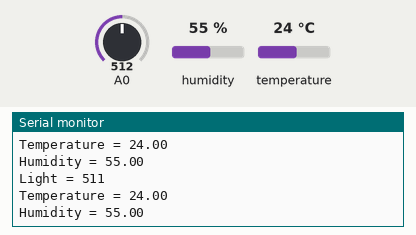
This sketch was run on a simulated Arduino Uno, built with avr-gcc and run on an emulated ATmega328P. On the bench: the last lines printed to the serial monitor. The inputs (shaded band) are chosen by the test bench; at power-on: humidity 55 %, A0 = 512, temperature 24 °C.

Above: at 2.3 s.
2.4 s: humidity set to 22 %
At 3.7 s:
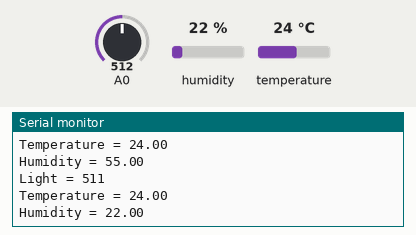
4.5 s: A0 set to 716
At 5.8 s:
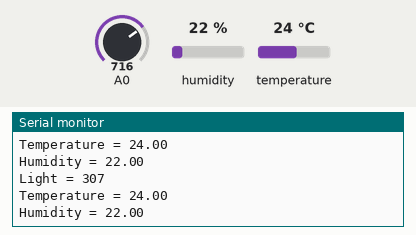
6.6 s: temperature set to 12 °C
At 8.5 s:
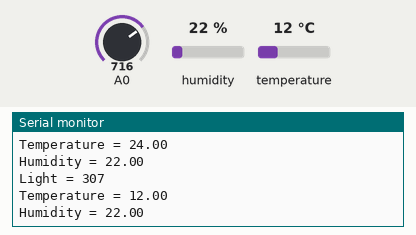
8.7 s: A0 set to 900
At 10.4 s:
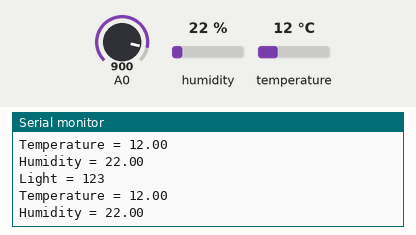
10.8 s: humidity set to 40 %
At 13.4 s:
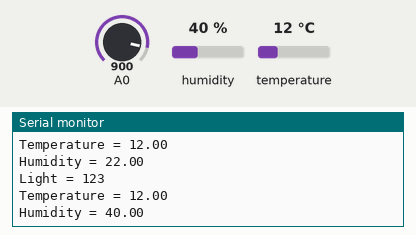
Timing chart, 0 to 13.9 s (numbered marks = the images above; inputs shaded):
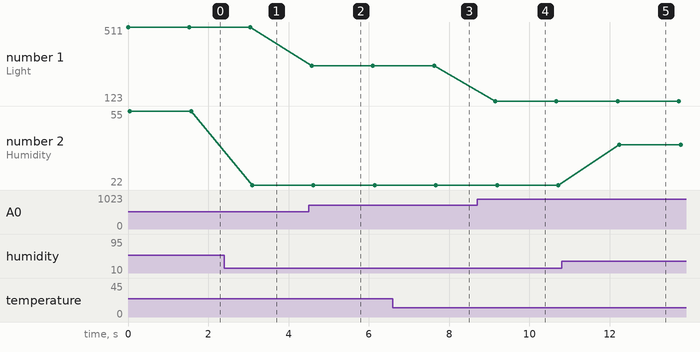

Measured:
- after the input at 2.4 s, the serial monitor: prints a new line after 0.69 s (image 1)
- after the input at 4.5 s, the serial monitor: prints a new line after 0.07 s (image 2)
- after the input at 6.6 s, the serial monitor: prints a new line after 1.0 s (image 3)
- after the input at 8.7 s, the serial monitor: prints a new line after 0.45 s (image 4)
- after the input at 10.8 s, the serial monitor: prints a new line after 1.4 s (image 5)
- plotted number 1: 511 → 307 after the input at 4.5 s, 307 → 123 after the input at 8.7 s
- plotted number 2: 55 → 22 after the input at 2.4 s, 22 → 40 after the input at 10.8 s

The sketch:

sketch_dec04c.ino
```cpp
#include <dht.h>
dht DHT;

#define DHT11_PIN 7

int light;

void setup() {
  // put your setup code here, to run once:
  Serial.begin(9600);
}

void loop() {
  // put your main code here, to run repeatedly:
  light = 1023-analogRead(A0);
  Serial.print("Light = ");
  Serial.println(light);
  int chk = DHT.read11(DHT11_PIN);
  Serial.print("Temperature = ");
  Serial.println(DHT.temperature);
  Serial.print("Humidity = ");
  Serial.println(DHT.humidity);
  delay(1500);
}
```
